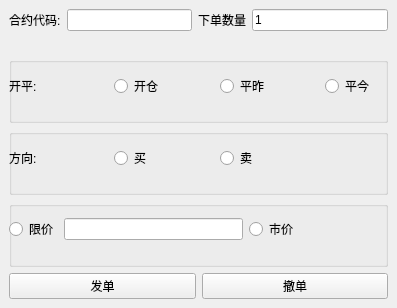
  <widget class="QDockWidget" name="dockWidget_5">
   <property name="minimumSize">
    <size>
     <width>397</width>
     <height>308</height>
    </size>
   </property>
   <property name="features">
    <set>QDockWidget::DockWidgetFloatable|QDockWidget::DockWidgetMovable</set>
   </property>
   <attribute name="dockWidgetArea">
    <number>1</number>
   </attribute>
   <widget class="QWidget" name="dockWidgetContents_5">
    <layout class="QVBoxLayout" name="verticalLayout_2">
     <item>
      <layout class="QHBoxLayout" name="horizontalLayout_2">
       <property name="bottomMargin">
        <number>20</number>
       </property>
       <item>
        <widget class="QLabel" name="label_contractt_2">
         <property name="maximumSize">
          <size>
           <width>100</width>
           <height>16777215</height>
          </size>
         </property>
         <property name="text">
          <string>合约代码:</string>
         </property>
        </widget>
       </item>
       <item>
        <widget class="QLineEdit" name="label_order_code">
         <property name="minimumSize">
          <size>
           <width>125</width>
           <height>0</height>
          </size>
         </property>
         <property name="maximumSize">
          <size>
           <width>80</width>
           <height>16777215</height>
          </size>
         </property>
        </widget>
       </item>
       <item>
        <widget class="QLabel" name="label_volume">
         <property name="text">
          <string>下单数量</string>
         </property>
        </widget>
       </item>
       <item>
        <widget class="QLineEdit" name="lineEdit_volume">
         <property name="sizePolicy">
          <sizepolicy hsizetype="Expanding" vsizetype="Fixed">
           <horstretch>0</horstretch>
           <verstretch>0</verstretch>
          </sizepolicy>
         </property>
         <property name="minimumSize">
          <size>
           <width>110</width>
           <height>0</height>
          </size>
         </property>
         <property name="text">
          <string>1</string>
         </property>
        </widget>
       </item>
      </layout>
     </item>
     <item>
      <widget class="QGroupBox" name="groupBox">
       <property name="title">
        <string/>
       </property>
       <widget class="QWidget" name="layoutWidget">
        <property name="geometry">
         <rect>
          <x>0</x>
          <y>10</y>
          <width>415</width>
          <height>38</height>
         </rect>
        </property>
        <layout class="QHBoxLayout" name="horizontalLayout_3">
         <item>
          <widget class="QLabel" name="label_7">
           <property name="text">
            <string>开平:</string>
           </property>
          </widget>
         </item>
         <item>
          <widget class="QRadioButton" name="OFFSET_OPEN">
           <property name="text">
            <string>开仓</string>
           </property>
          </widget>
         </item>
         <item>
          <widget class="QRadioButton" name="OFFSET_CLOSEY">
           <property name="text">
            <string>平昨</string>
           </property>
          </widget>
         </item>
         <item>
          <widget class="QRadioButton" name="OFFSET_CLOSETODAY">
           <property name="text">
            <string>平今</string>
           </property>
          </widget>
         </item>
        </layout>
       </widget>
      </widget>
     </item>
     <item>
      <widget class="QGroupBox" name="groupBox_2">
       <property name="title">
        <string/>
       </property>
       <widget class="QWidget" name="layoutWidget">
        <property name="geometry">
         <rect>
          <x>0</x>
          <y>10</y>
          <width>415</width>
          <height>38</height>
         </rect>
        </property>
        <layout class="QHBoxLayout" name="horizontalLayout">
         <item>
          <widget class="QLabel" name="label_6">
           <property name="layoutDirection">
            <enum>Qt::LeftToRight</enum>
           </property>
           <property name="text">
            <string>方向:</string>
           </property>
           <property name="alignment">
            <set>Qt::AlignLeading|Qt::AlignLeft|Qt::AlignVCenter</set>
           </property>
          </widget>
         </item>
         <item>
          <widget class="QRadioButton" name="Direction_BUY">
           <property name="text">
            <string>买</string>
           </property>
          </widget>
         </item>
         <item>
          <widget class="QRadioButton" name="Direction_SELL">
           <property name="text">
            <string>卖</string>
           </property>
          </widget>
         </item>
         <item>
          <widget class="QLabel" name="label">
           <property name="text">
            <string/>
           </property>
          </widget>
         </item>
        </layout>
       </widget>
      </widget>
     </item>
     <item>
      <widget class="QGroupBox" name="groupBox_3">
       <property name="title">
        <string/>
       </property>
       <widget class="QWidget" name="layoutWidget">
        <property name="geometry">
         <rect>
          <x>0</x>
          <y>10</y>
          <width>415</width>
          <height>37</height>
         </rect>
        </property>
        <layout class="QHBoxLayout" name="horizontalLayout_6">
         <item>
          <widget class="QRadioButton" name="radioButton_limitprice">
           <property name="text">
            <string>限价</string>
           </property>
          </widget>
         </item>
         <item>
          <widget class="QLineEdit" name="lineEdit_limitprice">
           <property name="minimumSize">
            <size>
             <width>100</width>
             <height>0</height>
            </size>
           </property>
          </widget>
         </item>
         <item>
          <widget class="QRadioButton" name="radioButton_SJ">
           <property name="text">
            <string>市价</string>
           </property>
          </widget>
         </item>
         <item>
          <widget class="QLabel" name="label_lastprice">
           <property name="minimumSize">
            <size>
             <width>120</width>
             <height>24</height>
            </size>
           </property>
           <property name="text">
            <string/>
           </property>
          </widget>
         </item>
        </layout>
       </widget>
      </widget>
     </item>
     <item>
      <layout class="QHBoxLayout" name="horizontalLayout_5">
       <item>
        <widget class="QPushButton" name="pushButton_Orderin">
         <property name="enabled">
          <bool>true</bool>
         </property>
         <property name="text">
          <string>发单</string>
         </property>
        </widget>
       </item>
       <item>
        <widget class="QPushButton" name="pushButton_OrderOut">
         <property name="text">
          <string>撤单</string>
         </property>
        </widget>
       </item>
      </layout>
     </item>
    </layout>
   </widget>
  </widget>
